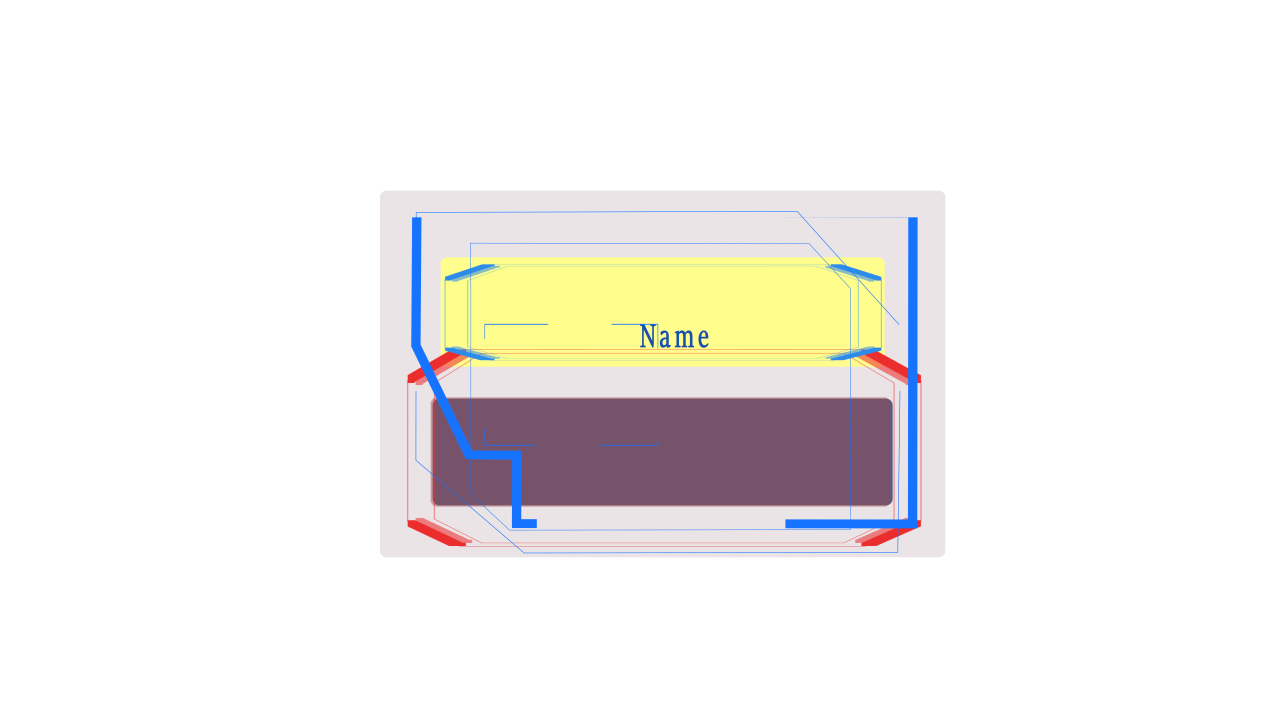
#> input picture Pictures/Comp 2_00001.png, 3840 x 2160 px (shown at 1/3 size)
$ python his.py
#> lines starting #> are read from the running program, lines starting #| are printed output that depends on the picture
from PIL import Image

import matplotlib.pyplot as plt


def getRed(redVal):

    return '#%02x%02x%02x' % (redVal, 0, 0)


def getGreen(greenVal):

    return '#%02x%02x%02x' % (0, greenVal, 0)


def getBlue(blueVal):

    return '#%02x%02x%02x' % (0, 0, blueVal)


# Create an Image with specific RGB value

image = Image.open("./Comp 2_00001.png")
#> image is the input picture: PIL image 3840x2160 RGB; mean R, G, B 242.9, 240.7, 238.1


# Modify the color of two pixels

image.putpixel((0,1), (1,1,5))

image.putpixel((0,2), (2,1,5))


# Display the image

image.show()


# Get the color histogram of the image

histogram = image.histogram()
#> histogram = 768 values, max 6818341 at index 255, min 0 at index 0, mean 32400


# Take only the Red counts

l1 = histogram[0:256]
#> l1 = 256 values, max 6818341 at index 255, min 0 at index 0, mean 32400


# Take only the Blue counts

l2 = histogram[256:512]
#> l2 = 256 values, max 6428974 at index 255, min 0 at index 0, mean 32400


# Take only the Green counts

l3 = histogram[512:768]
#> l3 = 256 values, max 6492934 at index 255, min 0 at index 0, mean 32400


plt.figure(0)


# R histogram

for i in range(0, 256):

    plt.bar(i, l1[i], color = getRed(i), edgecolor=getRed(i), alpha=0.3)


# G histogram

plt.figure(1)

for i in range(0, 256):

    plt.bar(i, l2[i], color = getGreen(i), edgecolor=getGreen(i),alpha=0.3)


# B histogram

plt.figure(2)

for i in range(0, 256):

    plt.bar(i, l3[i], color = getBlue(i), edgecolor=getBlue(i),alpha=0.3)


plt.show()
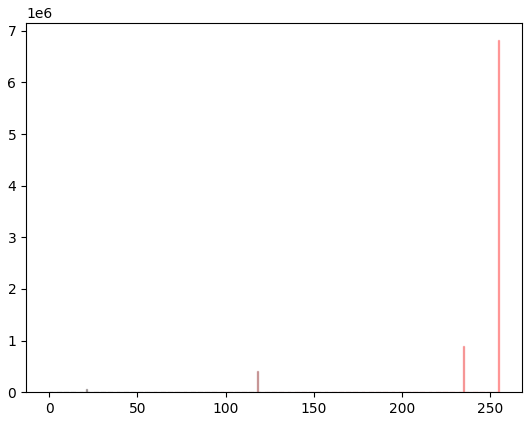
#> figure drawn by matplotlib, 1 panel

$ run again, with Pictures/doctor.png copied over Pictures/Comp 2_00001.png
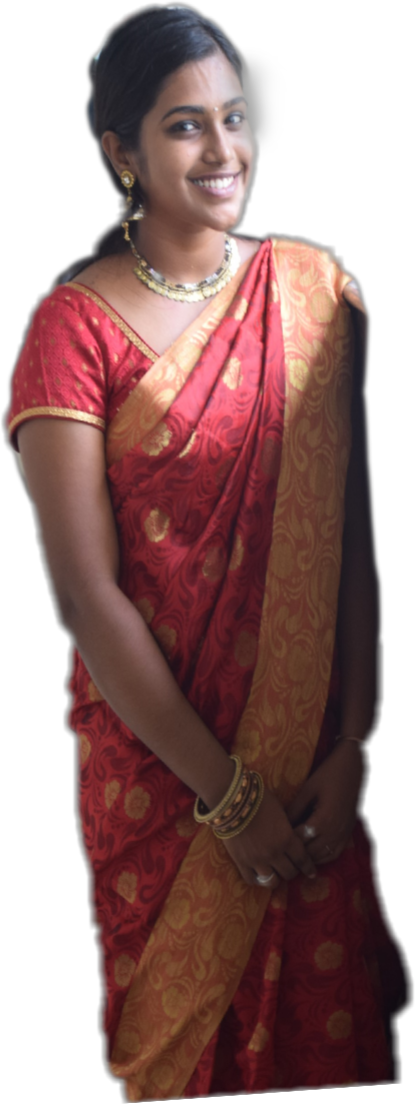
#> input picture Pictures/doctor.png, 415 x 1104 px
#> image is the input picture: PIL image 415x1104 RGBA; mean R, G, B, A 70.1, 40.7, 39.3, 165
#> histogram = 1024 values, max 265658 at index 1023, min 8 at index 767, mean 1789.7
#> l1 = 256 values, max 145107 at index 0, min 319 at index 206, mean 1789.7
#> l2 = 256 values, max 145423 at index 0, min 24 at index 255, mean 1789.7
#> l3 = 256 values, max 145206 at index 0, min 8 at index 255, mean 1789.7
#> `plt.show()`:
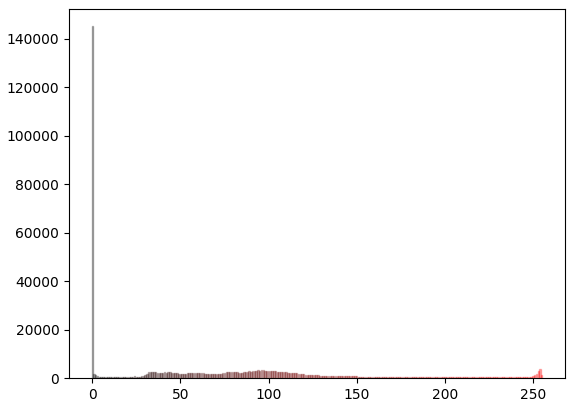
#> figure drawn by matplotlib, 1 panel
